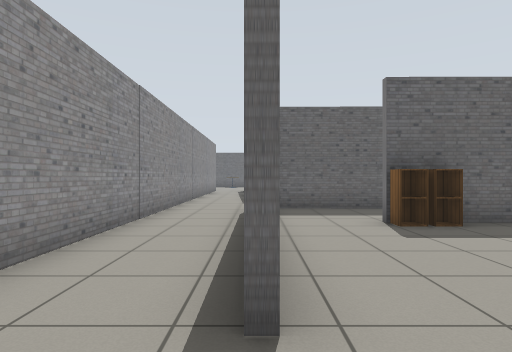
View 1 (above)

23 first-person views from a walk through a robot-simulator world made for Gazebo. The camera is 0.9 m above the floor, looks level and sees 75° across. Floor lines are 1 m apart. The floor is counted in squares, 1 m on a side. Each view is taken from the middle of a square. On the plan, view 1 faces up. The plan holds only what a view shows up to about 12 squares ahead; the rest is blank. Simple patterns stand in for the simulator's built-in surfaces. Some stock models are drawn as simple stand-ins.

View 2
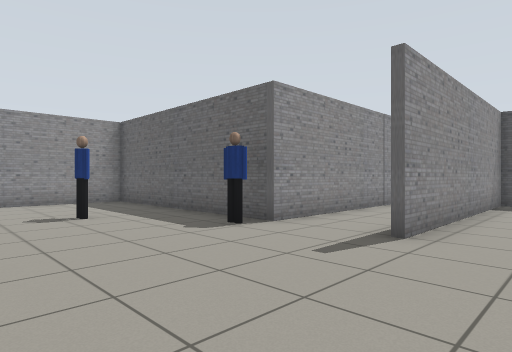

View 3
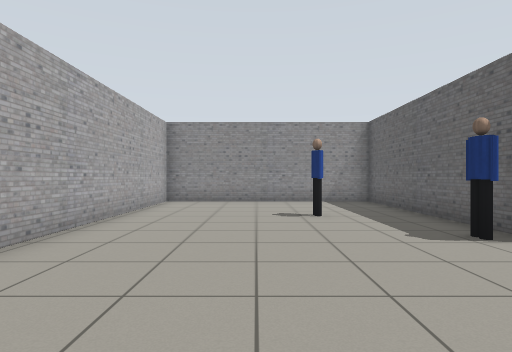

View 4
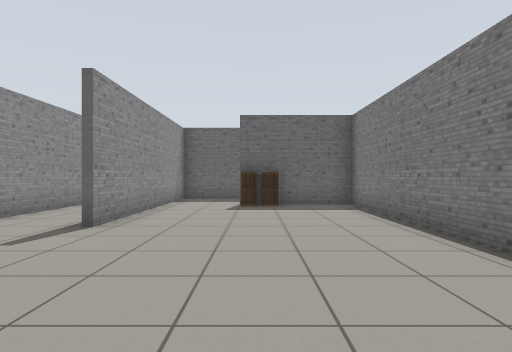

View 5
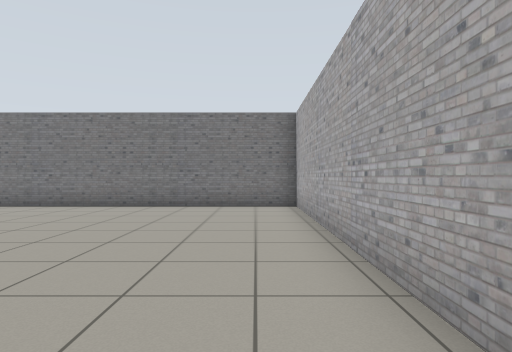

View 6
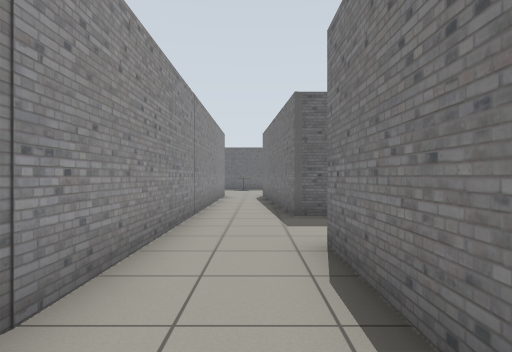

View 7
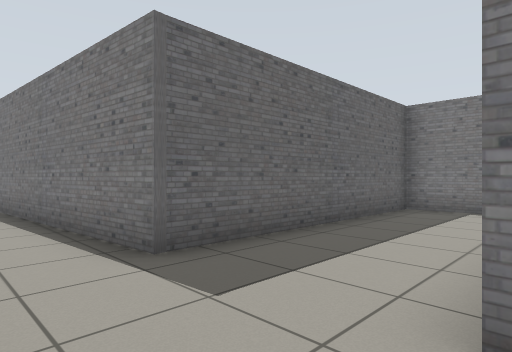

View 8
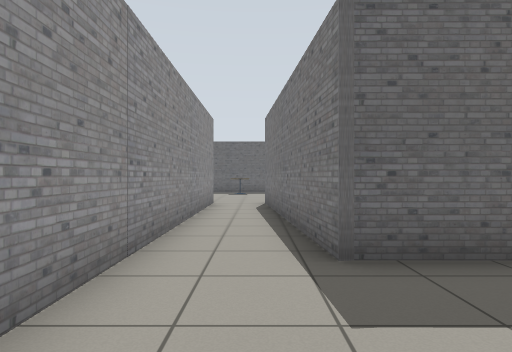

View 9
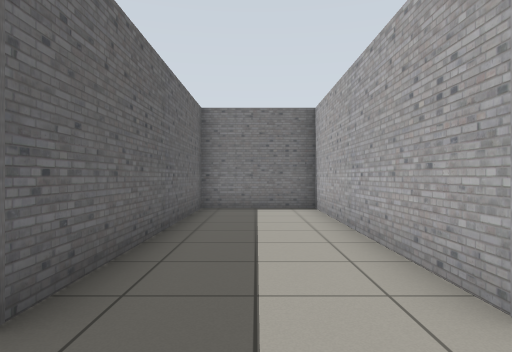

View 10
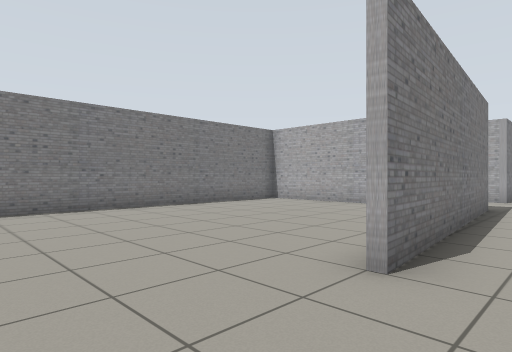

View 11
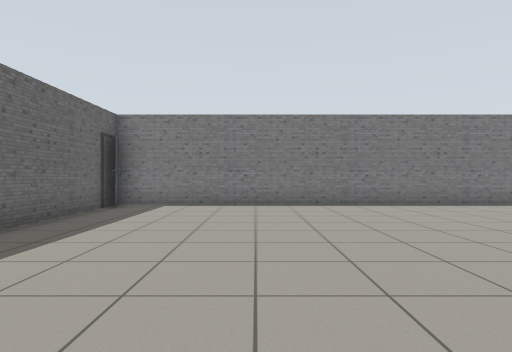

View 12
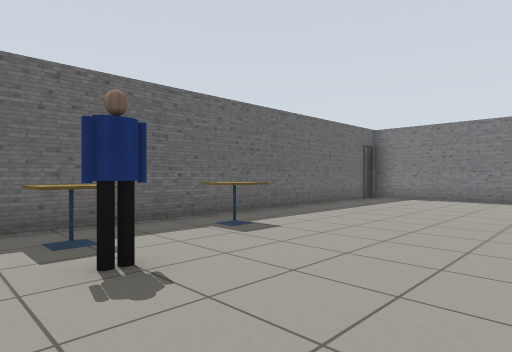

View 13
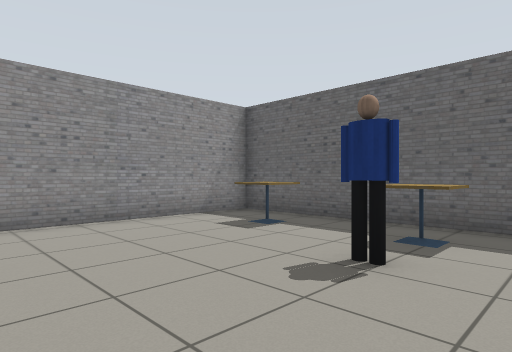

View 14
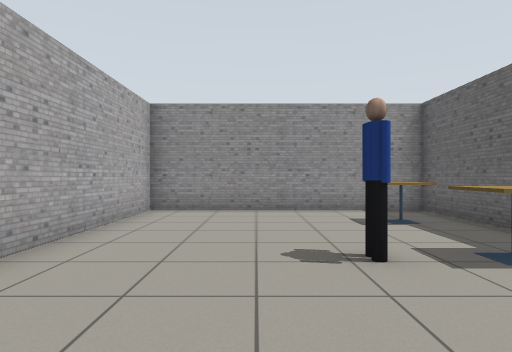

View 15
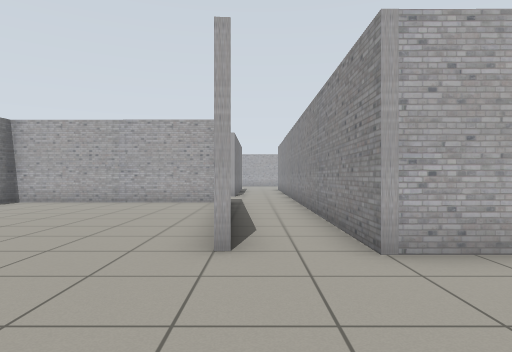

View 16
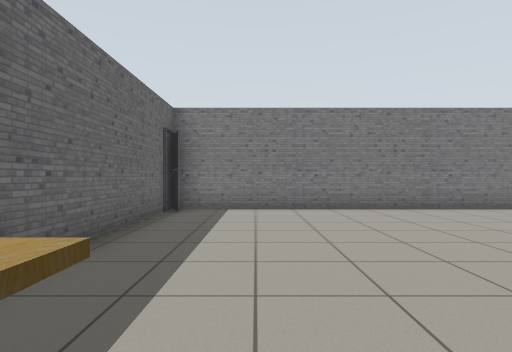

View 17
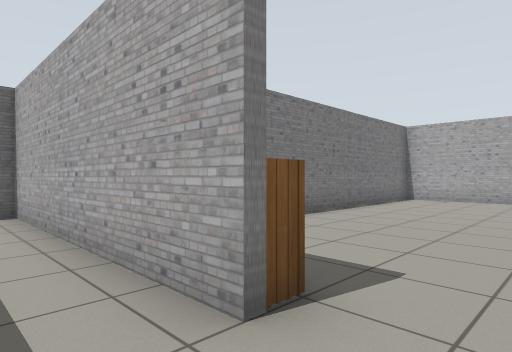

View 18
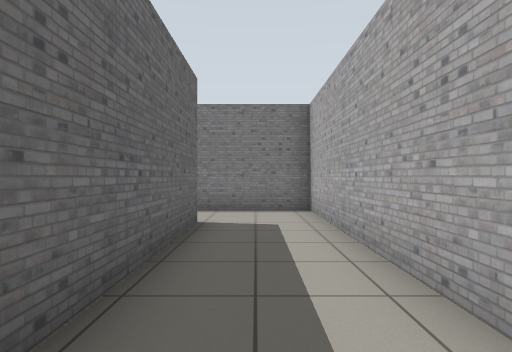

View 19
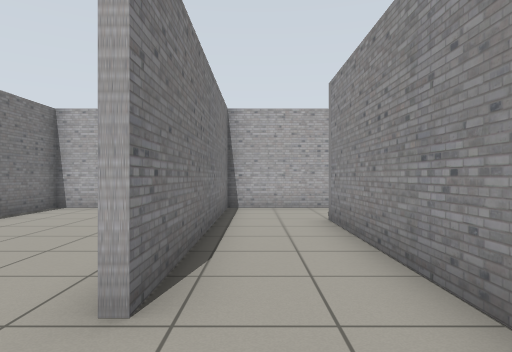

View 20
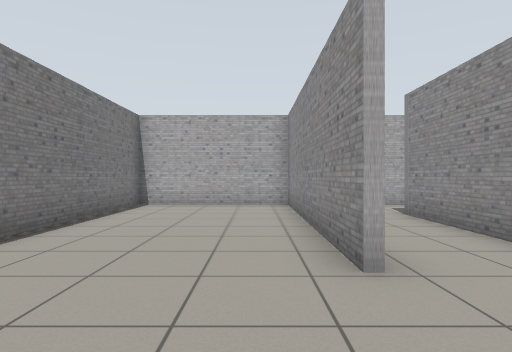

View 21
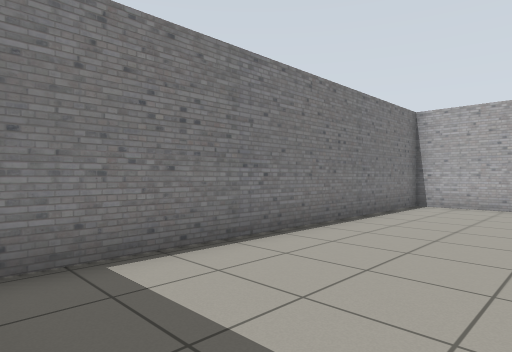

View 22
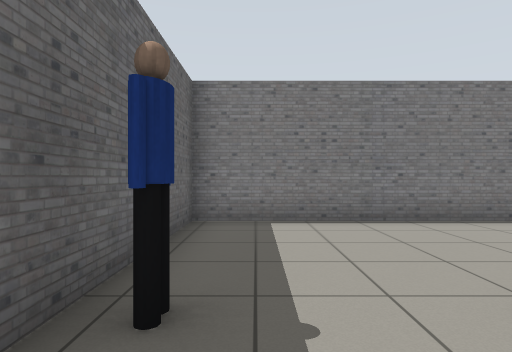

View 23
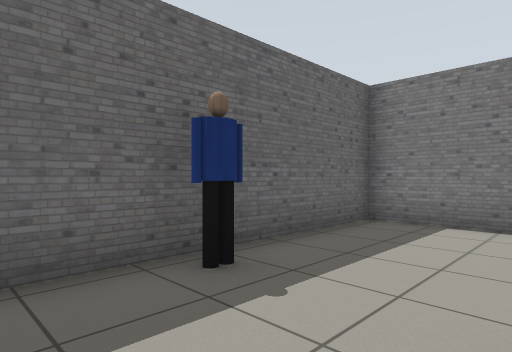

### Floor plan
Ten units are one square. View 1 is at (0, 0); x grows to the right and y downward. Boxes are objects, and circles mark ways between rooms. Rooms are numbered by the first view taken in them; rooms with no view inside come last. Other rooms are left out.
<svg viewBox="-103 -280 255 337">
<path fill="none" stroke="#000" d="M-1 -61 -1 -94 73 -93 73 -125 -1 -125 -7 -201M33 -66 98 -66 98 -140M75 -141 75 -91 1 -92 1 -18M-24 -202 -24 -20 -98 -20 -98 52 60 52 60 -64 34 -64M63 -273 -98 -273 -98 -202 -24 -202M4 -127 73 -127M73 -150 73 -262M100 -140 100 -66 147 -66 147 -173 84 -173"/>
<rect x="-65" y="5" width="10" height="10" fill="#bbb"><title>person</title></rect>
<rect x="-35" y="-15" width="10" height="10" fill="#bbb"><title>person</title></rect>
<rect x="25" y="-65" width="10" height="10" fill="#bbb"><title>cabinet</title></rect>
<rect x="-85" y="-265" width="20" height="10" fill="#bbb"><title>cafe table</title></rect>
<rect x="-55" y="-245" width="10" height="10" fill="#bbb"><title>person</title></rect>
<rect x="-55" y="-265" width="20" height="10" fill="#bbb"><title>cafe table</title></rect>
<rect x="-25" y="-265" width="10" height="10" fill="#bbb"><title>cafe table</title></rect>
<rect x="65" y="-275" width="10" height="10" fill="#bbb"><title>door leaf</title></rect>
<rect x="95" y="-175" width="10" height="10" fill="#bbb"><title>person</title></rect>
<circle cx="-20" cy="-200" r="3" fill="#2a7"/>
<circle cx="85" cy="-135" r="3" fill="#2a7"/>
<text x="10" y="-40">1</text>
<text x="0" y="-220">2</text>
<text x="120" y="-130">3</text>
</svg>
Room 1 opens to room 2. Room 1 opens to room 3.

Where each view was taken, in squares from view 1:
view 1: 0 up, 0 right, facing up
view 2: 3 down, 2 right, facing up-left
view 3: 2 down, 2 right, facing left
view 4: 4 down, 3 right, facing up
view 5: 4 down, 4 left, facing right
view 6: 5 up, 1 left, facing up
view 7: 9 up, 2 left, facing up-right
view 8: 9 up, 1 left, facing up
view 9: 11 up, 2 left, facing right
view 10: 23 up, 2 left, facing down-right
view 11: 23 up, 3 left, facing right
view 12: 21 up, 6 left, facing up-right
view 13: 21 up, 3 left, facing up-left
view 14: 23 up, 1 left, facing left
view 15: 24 up, 1 left, facing down
view 16: 25 up, 2 left, facing right
view 17: 8 up, 1 right, facing down-right
view 18: 8 up, 1 right, facing right
view 19: 16 up, 9 right, facing down
view 20: 17 up, 11 right, facing down
view 21: 17 up, 11 right, facing down-right
view 22: 16 up, 8 right, facing right
view 23: 14 up, 8 right, facing up-right
